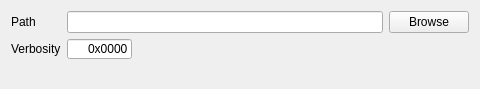
<?xml version="1.0" encoding="UTF-8"?>
<ui version="4.0">
 <class>quantyPreferencesDialog</class>
 <widget class="QDialog" name="quantyPreferencesDialog">
  <property name="geometry">
   <rect>
    <x>0</x>
    <y>0</y>
    <width>480</width>
    <height>89</height>
   </rect>
  </property>
  <property name="sizePolicy">
   <sizepolicy hsizetype="Fixed" vsizetype="Preferred">
    <horstretch>0</horstretch>
    <verstretch>0</verstretch>
   </sizepolicy>
  </property>
  <property name="minimumSize">
   <size>
    <width>480</width>
    <height>0</height>
   </size>
  </property>
  <property name="windowTitle">
   <string>Preferences</string>
  </property>
  <layout class="QHBoxLayout" name="horizontalLayout">
   <item>
    <layout class="QFormLayout" name="preferencesFormLayout">
     <property name="fieldGrowthPolicy">
      <enum>QFormLayout::ExpandingFieldsGrow</enum>
     </property>
     <property name="labelAlignment">
      <set>Qt::AlignLeading|Qt::AlignLeft|Qt::AlignVCenter</set>
     </property>
     <item row="0" column="0">
      <widget class="QLabel" name="pathLabel">
       <property name="text">
        <string>Path</string>
       </property>
      </widget>
     </item>
     <item row="0" column="1">
      <layout class="QHBoxLayout" name="pathHorizontalHBoxLayout">
       <item>
        <widget class="QLineEdit" name="pathLineEdit">
         <property name="sizePolicy">
          <sizepolicy hsizetype="Expanding" vsizetype="Fixed">
           <horstretch>0</horstretch>
           <verstretch>0</verstretch>
          </sizepolicy>
         </property>
         <property name="toolTip">
          <string>Path to the Quanty executable.</string>
         </property>
         <property name="readOnly">
          <bool>true</bool>
         </property>
        </widget>
       </item>
       <item>
        <widget class="QPushButton" name="pathBrowsePushButton">
         <property name="text">
          <string>Browse</string>
         </property>
         <property name="autoDefault">
          <bool>false</bool>
         </property>
        </widget>
       </item>
      </layout>
     </item>
     <item row="1" column="0">
      <widget class="QLabel" name="verbosityLabel">
       <property name="text">
        <string>Verbosity</string>
       </property>
      </widget>
     </item>
     <item row="1" column="1">
      <widget class="QLineEdit" name="verbosityLineEdit">
       <property name="sizePolicy">
        <sizepolicy hsizetype="Fixed" vsizetype="Fixed">
         <horstretch>0</horstretch>
         <verstretch>0</verstretch>
        </sizepolicy>
       </property>
       <property name="maximumSize">
        <size>
         <width>65</width>
         <height>20</height>
        </size>
       </property>
       <property name="toolTip">
        <string>Verbosity of the Quanty calculation. Acceptable values in increasing verbosity: 0x0000, 0x00FF, 0xFFFF.</string>
       </property>
       <property name="text">
        <string>0x0000</string>
       </property>
       <property name="alignment">
        <set>Qt::AlignRight|Qt::AlignTrailing|Qt::AlignVCenter</set>
       </property>
      </widget>
     </item>
    </layout>
   </item>
  </layout>
 </widget>
 <resources/>
 <connections/>
</ui>
